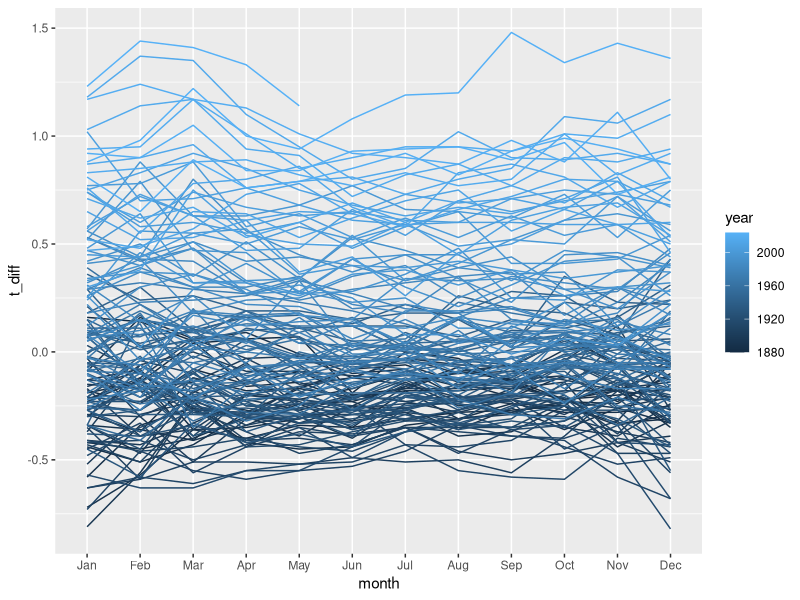
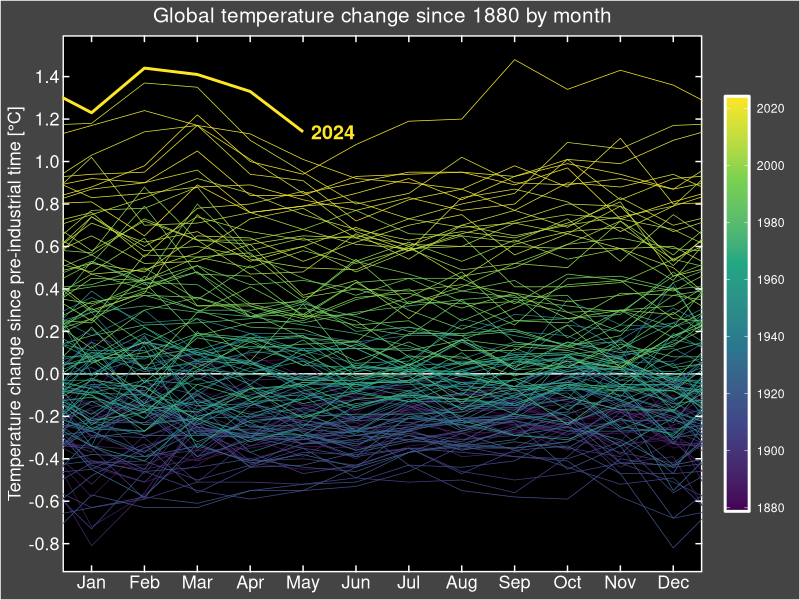
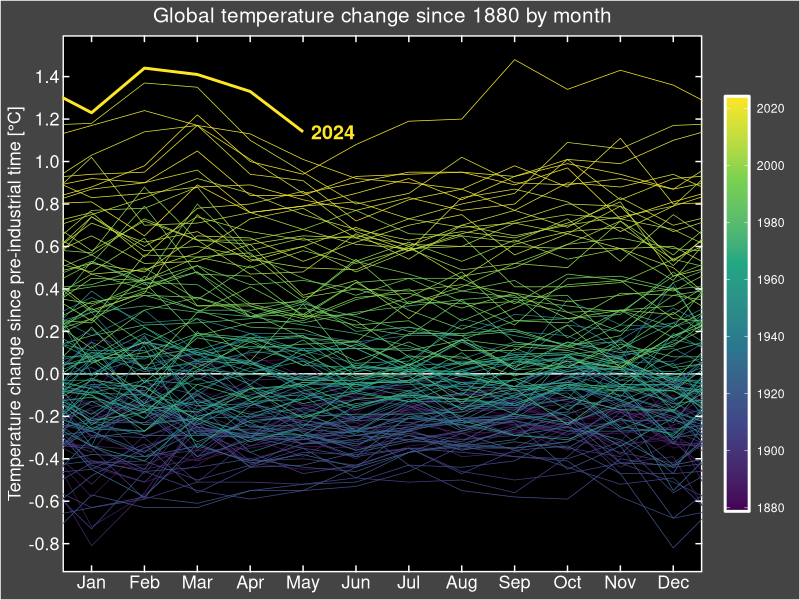

Write R code to recreate these figures, in order.
library(tidyverse)
library(ggtext)

t_diff <- read_csv("data/GLB.Ts+dSST.csv", skip = 1, na = "***") %>% 
  select(year = Year, month.abb) %>% 
  pivot_longer(-year, names_to = "month", values_to = "t_diff") %>% 
  drop_na() %>% 
  mutate(month = factor(month, levels = month.abb))

t_diff %>% 
  ggplot(aes(x=month, y=t_diff, group = year, color=year)) +
  geom_line()

last_dec <- t_diff %>% 
  filter(month == "Dec") %>% 
  mutate(year = year + 1,
         month = "last_Dec")

next_jan <- t_diff %>% 
  filter(month == "Jan") %>% 
  mutate(year = year  - 1,
         month = "next_Jan")

t_data <- bind_rows(last_dec, t_diff, next_jan) %>% 
  mutate(month = factor(month, levels = c("last_Dec", month.abb, "next_Jan")),
         month_number = as.numeric(month)-1,
         this_year = year == 2024)

annotation <- t_data %>% 
  slice_max(year) %>% 
  slice_max(month_number)


t_data %>% 
  ggplot(aes(x = month_number, y = t_diff, group = year, color = year,
             size = this_year)) +
  geom_hline(yintercept = 0, color = "white") +
  geom_line() +
  geom_text(data = annotation, 
            aes(x = month_number, y = t_diff, label = year, color=year), 
            inherit.aes = FALSE,
            hjust= 0, size=5, nudge_x = 0.15, fontface = "bold") +
  scale_x_continuous(breaks = 1:12,
                     labels = month.abb,
                     sec.axis = dup_axis(name = NULL, labels = NULL)) +
  scale_y_continuous(breaks = seq(-2, 2, 0.2),
                     sec.axis = dup_axis(name = NULL, labels = NULL)) +
  scale_size_manual(breaks = c(FALSE, TRUE),
                    values = c(0.25, 1), guide = "none") +
  scale_color_viridis_c(breaks = seq(1880, 2020, 20),
                        guide = guide_colorbar(frame.colour = "white", frame.linewidth = 1)) +
  coord_cartesian(xlim = c(1, 12)) +
  labs(x = NULL,
       y = "Temperature change since pre-industrial time [\u00B0C]",
       title = "Global temperature change since 1880 by month") +
  theme(
    panel.background = element_rect(fill = "black", color = "white", size = 1),
    plot.background = element_rect(fill = "#444444"),
    panel.grid = element_blank(),
    axis.text = element_text(color = "white", size = 13),
    axis.ticks = element_line(color = "white"),
    axis.ticks.length = unit(-5, "pt"),
    axis.title = element_markdown(color = "white", size = 13),
    plot.title = element_markdown(color = "white", hjust = 0.5, size = 15),
    legend.title = element_blank(),
    legend.background = element_rect(fill = NA),
    legend.text = element_text(color = "white"),
    legend.key.height = unit(60, "pt"))

ggsave("figures/temperature_lines.png", width = 8, height = 4.5)
  


